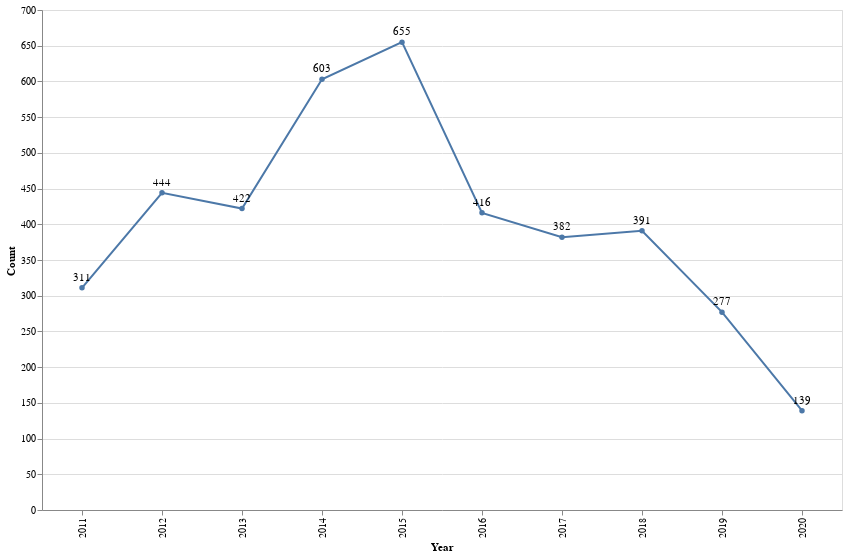

The code cell stored with this chart in its notebook:
### Code cell
domain = ['2011', '2012','2013','2014','2015','2016','2017','2018','2019','2020']
range_ = ['red', 'blue','goldenrod','cadetblue','orchid','firebrick','peru','slateblue','olivedrab','seagreen']

chart = alt.Chart(df_count0).mark_line(point=True, opacity=1).encode(
    x='Year:O',
    y='Count',
    tooltip=['Count'],
    text='Count:Q',
)

text = chart.mark_text(
    align='center',
    baseline='middle',
    dy=-10  # Nudges text to right so it doesn't appear on top of the bar
).encode(
    text='Count:Q'
)

# save(chart, '../assets/figures/rc-jobs-overall.svg')
# save(chart, '../assets/figures/rc-jobs-overall.png')

(chart+text).properties(height=500, width=800).interactive()

### Figure 1 — Vega-Lite specification as saved in the notebook (floating-point values rounded to 4 significant figures)
{"config": {"view": {"continuousWidth": 400, "continuousHeight": 300}}, "layer": [{"mark": {"type": "line", "opacity": 1, "point": true}, "encoding": {"text": {"type": "quantitative", "field": "Count"}, "tooltip": [{"type": "quantitative", "field": "Count"}], "x": {"type": "ordinal", "field": "Year"}, "y": {"type": "quantitative", "field": "Count"}}, "selection": {"selector011": {"type": "interval", "bind": "scales", "encodings": ["x", "y"]}}}, {"mark": {"type": "text", "align": "center", "baseline": "middle", "dy": -10}, "encoding": {"text": {"type": "quantitative", "field": "Count"}, "tooltip": [{"type": "quantitative", "field": "Count"}], "x": {"type": "ordinal", "field": "Year"}, "y": {"type": "quantitative", "field": "Count"}}}], "data": {"name": "data-c3f19760f4711669b6c3aa92435b5d39"}, "height": 500, "width": 800, "$schema": "https://vega.github.io/schema/vega-lite/v4.8.1.json", "datasets": {"data-c3f19760f4711669b6c3aa92435b5d39": [{"Year": 2011, "JobTitle": 311, "JobYear": 311, "JobLink": 265, "JobType": 311, "JobField": 311, "JobSource": 311, "JobLink_norm": 265, "FieldAlias": 311, "Count": 311}, {"Year": 2012, "JobTitle": 444, "JobYear": 444, "JobLink": 421, "JobType": 444, "JobField": 444, "JobSource": 444, "JobLink_norm": 421, "FieldAlias": 444, "Count": 444}, {"Year": 2013, "JobTitle": 422, "JobYear": 422, "JobLink": 361, "JobType": 422, "JobField": 422, "JobSource": 422, "JobLink_norm": 361, "FieldAlias": 422, "Count": 422}, {"Year": 2014, "JobTitle": 603, "JobYear": 603, "JobLink": 553, "JobType": 603, "JobField": 603, "JobSource": 603, "JobLink_norm": 553, "FieldAlias": 603, "Count": 603}, {"Year": 2015, "JobTitle": 655, "JobYear": 655, "JobLink": 641, "JobType": 655, "JobField": 655, "JobSource": 655, "JobLink_norm": 641, "FieldAlias": 655, "Count": 655}, {"Year": 2016, "JobTitle": 416, "JobYear": 416, "JobLink": 393, "JobType": 416, "JobField": 416, "JobSource": 416, "JobLink_norm": 393, "FieldAlias": 416, "Count": 416}, {"Year": 2017, "JobTitle": 382, "JobYear": 382, "JobLink": 371, "JobType": 382, "JobField": 382, "JobSource": 382, "JobLink_norm": 371, "FieldAlias": 382, "Count": 382}, {"Year": 2018, "JobTitle": 391, "JobYear": 391, "JobLink": 364, "JobType": 391, "JobField": 391, "JobSource": 391, "JobLink_norm": 364, "FieldAlias": 391, "Count": 391}, {"Year": 2019, "JobTitle": 277, "JobYear": 277, "JobLink": 260, "JobType": 277, "JobField": 277, "JobSource": 277, "JobLink_norm": 260, "FieldAlias": 277, "Count": 277}, {"Year": 2020, "JobTitle": 139, "JobYear": 139, "JobLink": 117, "JobType": 139, "JobField": 139, "JobSource": 139, "JobLink_norm": 117, "FieldAlias": 139, "Count": 139}]}}
